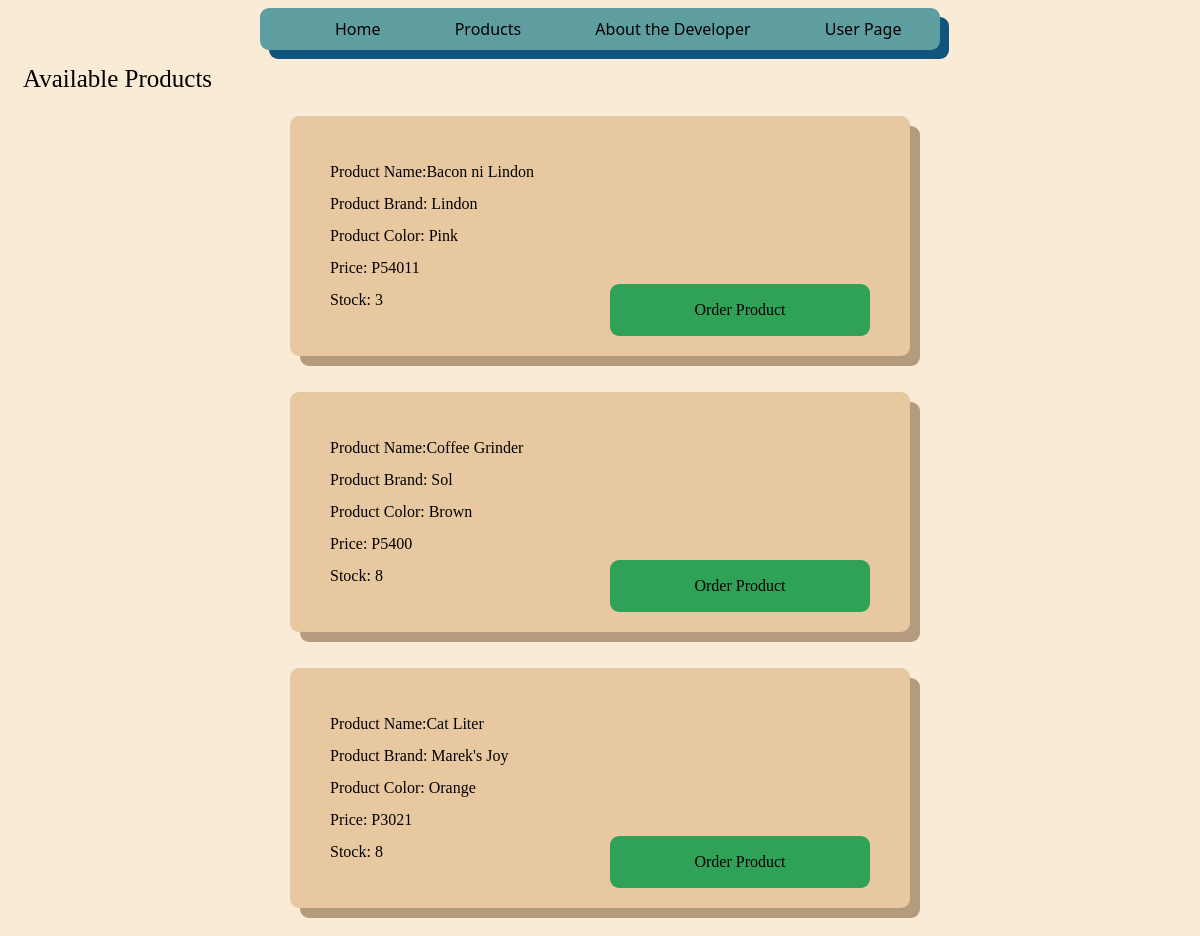
/Products (signed in), run on an earlier commit of the app's database.
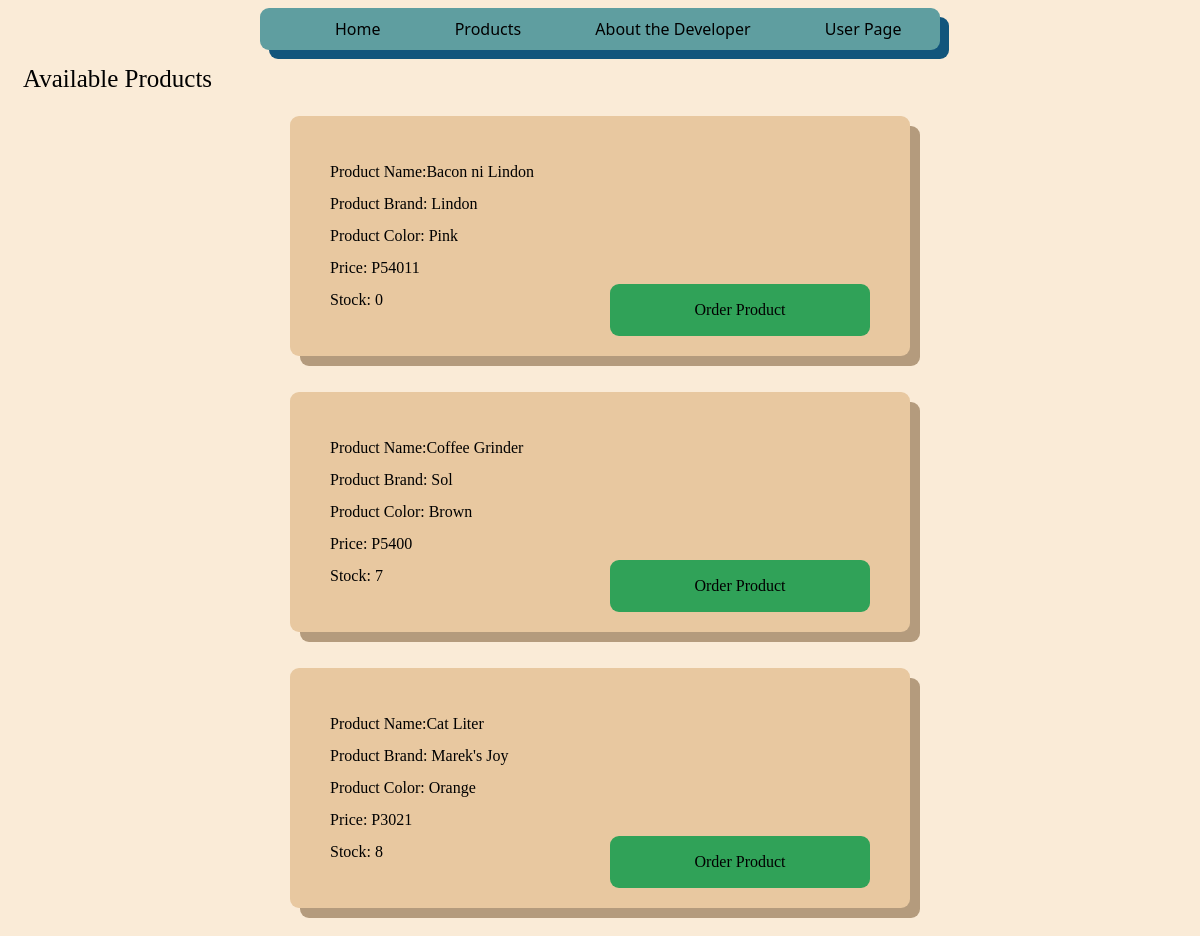
And on a later commit of the database.
### Inventory/models.py (models this page shows, shortened)
class Userperson(models.Model):
    username = models.CharField(max_length=50, unique=True)
    password = models.CharField(max_length=50)
    first_name = models.CharField(max_length=50)
    last_name = models.CharField(max_length=50)
    birthday = models.DateField()
    sex = models.CharField(max_length=50)
    objects = models.Manager()

class Product(models.Model):
    objects = models.Manager()
    Name = models.CharField(max_length=30, unique=True)
    Brand = models.CharField(max_length=30)
    Color = models.CharField(max_length=20)
    Cost = models.CharField(max_length=10)
    Stock = models.BigIntegerField()

### Inventory/views.py (the view)
# urls.py: path('Products',views.Products, name='Products'),
def Products(request):
    User = Userperson.objects.all()
    P = Product.objects.filter(Stock__gte = 0)
    return render(request, 'Inventory/products.html',{
        'P':P,
        'User':User,
        'username' : request.session['user']
        })

### Inventory/templates/Inventory/products.html (shortened to what this page needs)
{% extends 'Inventory/base.html' %}
{% load static %}
    {% block content %}
        <div class="Largetext"> Available Products </div>
        {% for product in P %}
            {% for u in User %}
                {% if u.username == username %}
        <div class="container">
            <div class="bodytext">
                Product Name:{{product.Name}} <br>
                Product Brand: {{product.Brand}} <Br>
                Product Color: {{product.Color}} <br>
                Price: {{product.Cost}}<Br>
                Stock: {{product.Stock}}
            <a class="Button" href="{% url 'order' pk=product.pk %}" id="order"> Order Product </a>
            </div>
        </div>
        <br><Br>
                {% endif %}
            {% endfor %}
        {% endfor %}
    {% endblock %}

### Inventory/templates/Inventory/base.html (shortened to what this page needs)
<!DOCTYPE html>
<html lang="en">
<head>
    {% load static %}
    <link rel="stylesheet" type="text/css" href="{%  static '/css/home.css' %}">
    <link rel="stylesheet" type="text/css" href="{% static '/css/form.css' %}">
</head>
<body>
    {% block header %}
    <div class="header">
        <a class="Home" href="{% url 'home' %}"> Home </a>
        <a class="Products" href="{% url 'Products' %}"> Products </a>
        <a class="About" href="{% url 'Developer' %}"> About the Developer </a>
        <a class="User" href="{% url 'User' %}"> User Page </a>
    </div>
    {% endblock %}
    {% block content %}
    {% endblock %}
</body>
</html>

### Inventory/static/css/home.css (style rules this page uses)
.Largetext { font-size: 25px; font-family: Verdana; margin-bottom: 1vh; padding: 15px; }
.bodytext { line-height: 2; padding: 30px; }

### Inventory/static/css/form.css (style rules this page uses)
html { background-color: antiquewhite; }
a { color: black; text-decoration: none; }
.container { padding: 10px; font-family: Verdana; background-color: rgb(232, 200, 160); border: transparent; border-radius: 9px; box-shadow: 10px 10px rgb(180, 155, 125); width: 50vw; margin: auto; max-width: 100%; }
.header { max-width: 100%; width: 55vw; max-width: 100%; border: transparent; box-shadow: 9px 9px rgb(18, 85, 124); background-color: cadetblue; padding: 10px; border-radius: 9px; margin: auto; }
.header > a { font-family:system-ui; margin: auto; margin-left: 5vw; border-radius: 9px; padding: 5px; }
.Button { text-decoration: none; background-color: rgb(48, 162, 88); padding: 10px; margin: auto; margin-left: 25%; max-width: 100%; width: 7vw; text-align: center; border-radius: 9px; }
#order { margin: auto; width: 20vw; float: right; }

What changed in the data, as far as the page shows it:
changed Product "Bacon ni Lindon": Stock "3" → "0"
changed Product "Coffee Grinder": Stock "8" → "7"
